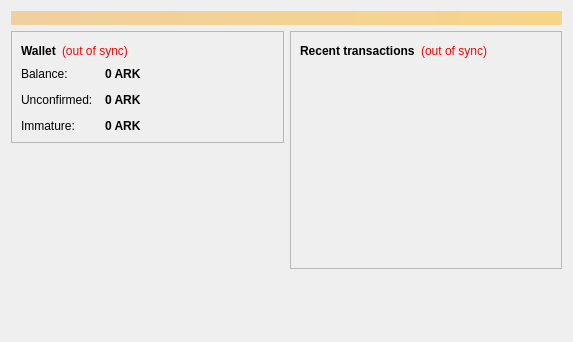
<?xml version="1.0" encoding="UTF-8"?>
<ui version="4.0">
 <class>OverviewPage</class>
 <widget class="QWidget" name="OverviewPage">
  <property name="geometry">
   <rect>
    <x>0</x>
    <y>0</y>
    <width>573</width>
    <height>342</height>
   </rect>
  </property>
  <property name="windowTitle">
   <string>Form</string>
  </property>
  <layout class="QVBoxLayout" name="topLayout">
   <item>
    <widget class="QLabel" name="labelAlerts">
     <property name="visible">
      <bool>false</bool>
     </property>
     <property name="styleSheet">
      <string notr="true">background-color: qlineargradient(x1: 0, y1: 0, x2: 1, y2: 0, stop:0 #F0D0A0, stop:1 #F8D488); color:#000000;</string>
     </property>
     <property name="wordWrap">
      <bool>true</bool>
     </property>
     <property name="margin">
      <number>3</number>
     </property>
    </widget>
   </item>
   <item>
    <layout class="QHBoxLayout" name="horizontalLayout" stretch="1,1">
     <item>
      <layout class="QVBoxLayout" name="verticalLayout_2">
       <item>
        <widget class="QFrame" name="frame">
         <property name="frameShape">
          <enum>QFrame::StyledPanel</enum>
         </property>
         <property name="frameShadow">
          <enum>QFrame::Raised</enum>
         </property>
         <layout class="QVBoxLayout" name="verticalLayout_4">
          <item>
           <layout class="QHBoxLayout" name="horizontalLayout_4">
            <item>
             <widget class="QLabel" name="label_5">
              <property name="font">
               <font>
                <weight>75</weight>
                <bold>true</bold>
               </font>
              </property>
              <property name="text">
               <string>Wallet</string>
              </property>
             </widget>
            </item>
            <item>
             <widget class="QLabel" name="labelWalletStatus">
              <property name="toolTip">
               <string>The displayed information may be out of date. Your wallet automatically synchronizes with the AardvarkCoin network after a connection is established, but this process has not completed yet.</string>
              </property>
              <property name="styleSheet">
               <string notr="true">QLabel { color: red; }</string>
              </property>
              <property name="text">
               <string notr="true">(out of sync)</string>
              </property>
              <property name="alignment">
               <set>Qt::AlignLeading|Qt::AlignLeft|Qt::AlignVCenter</set>
              </property>
             </widget>
            </item>
            <item>
             <spacer name="horizontalSpacer_2">
              <property name="orientation">
               <enum>Qt::Horizontal</enum>
              </property>
              <property name="sizeHint" stdset="0">
               <size>
                <width>40</width>
                <height>20</height>
               </size>
              </property>
             </spacer>
            </item>
           </layout>
          </item>
          <item>
           <layout class="QFormLayout" name="formLayout_2">
            <property name="fieldGrowthPolicy">
             <enum>QFormLayout::AllNonFixedFieldsGrow</enum>
            </property>
            <property name="horizontalSpacing">
             <number>12</number>
            </property>
            <property name="verticalSpacing">
             <number>12</number>
            </property>
            <item row="0" column="0">
             <widget class="QLabel" name="label">
              <property name="text">
               <string>Balance:</string>
              </property>
             </widget>
            </item>
            <item row="0" column="1">
             <widget class="QLabel" name="labelBalance">
              <property name="font">
               <font>
                <weight>75</weight>
                <bold>true</bold>
               </font>
              </property>
              <property name="cursor">
               <cursorShape>IBeamCursor</cursorShape>
              </property>
              <property name="toolTip">
               <string>Your current balance</string>
              </property>
              <property name="text">
               <string notr="true">0 ARK</string>
              </property>
              <property name="textInteractionFlags">
               <set>Qt::LinksAccessibleByMouse|Qt::TextSelectableByKeyboard|Qt::TextSelectableByMouse</set>
              </property>
             </widget>
            </item>
            <item row="1" column="0">
             <widget class="QLabel" name="label_3">
              <property name="text">
               <string>Unconfirmed:</string>
              </property>
             </widget>
            </item>
            <item row="1" column="1">
             <widget class="QLabel" name="labelUnconfirmed">
              <property name="font">
               <font>
                <weight>75</weight>
                <bold>true</bold>
               </font>
              </property>
              <property name="cursor">
               <cursorShape>IBeamCursor</cursorShape>
              </property>
              <property name="toolTip">
               <string>Total of transactions that have yet to be confirmed, and do not yet count toward the current balance</string>
              </property>
              <property name="text">
               <string notr="true">0 ARK</string>
              </property>
              <property name="textInteractionFlags">
               <set>Qt::LinksAccessibleByMouse|Qt::TextSelectableByKeyboard|Qt::TextSelectableByMouse</set>
              </property>
             </widget>
            </item>
            <item row="2" column="0">
             <widget class="QLabel" name="labelImmatureText">
              <property name="text">
               <string>Immature:</string>
              </property>
             </widget>
            </item>
            <item row="2" column="1">
             <widget class="QLabel" name="labelImmature">
              <property name="font">
               <font>
                <weight>75</weight>
                <bold>true</bold>
               </font>
              </property>
              <property name="toolTip">
               <string>Mined balance that has not yet matured</string>
              </property>
              <property name="text">
               <string notr="true">0 ARK</string>
              </property>
              <property name="textInteractionFlags">
               <set>Qt::LinksAccessibleByMouse|Qt::TextSelectableByKeyboard|Qt::TextSelectableByMouse</set>
              </property>
             </widget>
            </item>
           </layout>
          </item>
         </layout>
        </widget>
       </item>
       <item>
        <spacer name="verticalSpacer">
         <property name="orientation">
          <enum>Qt::Vertical</enum>
         </property>
         <property name="sizeHint" stdset="0">
          <size>
           <width>20</width>
           <height>40</height>
          </size>
         </property>
        </spacer>
       </item>
      </layout>
     </item>
     <item>
      <layout class="QVBoxLayout" name="verticalLayout_3">
       <item>
        <widget class="QFrame" name="frame_2">
         <property name="frameShape">
          <enum>QFrame::StyledPanel</enum>
         </property>
         <property name="frameShadow">
          <enum>QFrame::Raised</enum>
         </property>
         <layout class="QVBoxLayout" name="verticalLayout">
          <item>
           <layout class="QHBoxLayout" name="horizontalLayout_2">
            <item>
             <widget class="QLabel" name="label_4">
              <property name="text">
               <string>&lt;b&gt;Recent transactions&lt;/b&gt;</string>
              </property>
             </widget>
            </item>
            <item>
             <widget class="QLabel" name="labelTransactionsStatus">
              <property name="toolTip">
               <string>The displayed information may be out of date. Your wallet automatically synchronizes with the AardvarkCoin network after a connection is established, but this process has not completed yet.</string>
              </property>
              <property name="styleSheet">
               <string notr="true">QLabel { color: red; }</string>
              </property>
              <property name="text">
               <string notr="true">(out of sync)</string>
              </property>
              <property name="alignment">
               <set>Qt::AlignRight|Qt::AlignTrailing|Qt::AlignVCenter</set>
              </property>
             </widget>
            </item>
            <item>
             <spacer name="horizontalSpacer">
              <property name="orientation">
               <enum>Qt::Horizontal</enum>
              </property>
              <property name="sizeHint" stdset="0">
               <size>
                <width>40</width>
                <height>20</height>
               </size>
              </property>
             </spacer>
            </item>
           </layout>
          </item>
          <item>
           <widget class="QListView" name="listTransactions">
            <property name="styleSheet">
             <string notr="true">QListView { background: transparent; }</string>
            </property>
            <property name="frameShape">
             <enum>QFrame::NoFrame</enum>
            </property>
            <property name="verticalScrollBarPolicy">
             <enum>Qt::ScrollBarAlwaysOff</enum>
            </property>
            <property name="horizontalScrollBarPolicy">
             <enum>Qt::ScrollBarAlwaysOff</enum>
            </property>
            <property name="selectionMode">
             <enum>QAbstractItemView::NoSelection</enum>
            </property>
           </widget>
          </item>
         </layout>
        </widget>
       </item>
       <item>
        <spacer name="verticalSpacer_2">
         <property name="orientation">
          <enum>Qt::Vertical</enum>
         </property>
         <property name="sizeHint" stdset="0">
          <size>
           <width>20</width>
           <height>40</height>
          </size>
         </property>
        </spacer>
       </item>
      </layout>
     </item>
    </layout>
   </item>
  </layout>
 </widget>
 <resources/>
 <connections/>
</ui>
